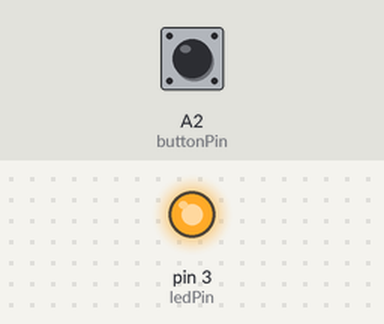
Bench run of a sketch on a simulated Arduino Uno, built with avr-gcc and run on an emulated ATmega328P. Parts: output pins drawn as LEDs (lit = HIGH). The test bench sets the inputs (shaded band); at power-on: A2 (buttonPin) LOW.

Above: at 1.2 s.
1.3 s: A2 (buttonPin) pulled HIGH for 0.15 s
At 1.37 s:
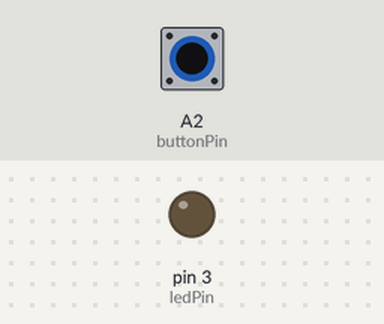
2.9 s: A2 (buttonPin) pulled HIGH for 3.2 s
At 6.6 s:
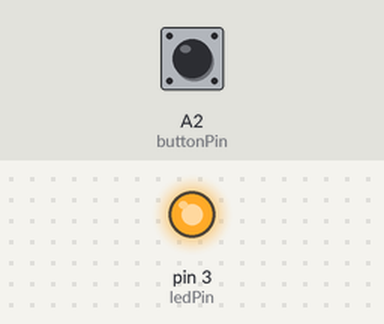
Timing chart, 0 to 8.1 s (numbered marks = the images above; inputs shaded):
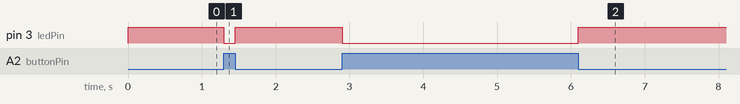

Measured:
- after the input at 1.3 s, pin 3 (ledPin): HIGH → LOW at once, → HIGH 0.15 s later
- after the input at 2.9 s, pin 3 (ledPin): HIGH → LOW at once, → HIGH 3.2 s later

The sketch:

ledon-off.ino
```cpp
int buttonPin = A2;
int ledPin = 3;

void setup() {
  pinMode(ledPin,OUTPUT);
  pinMode(buttonPin,INPUT);
}

void loop() {
  int buttonState = digitalRead(buttonPin);
  if(buttonState == HIGH) {
    digitalWrite(ledPin,LOW);
  } else {
    digitalWrite(ledPin,HIGH);
  }
}
```
